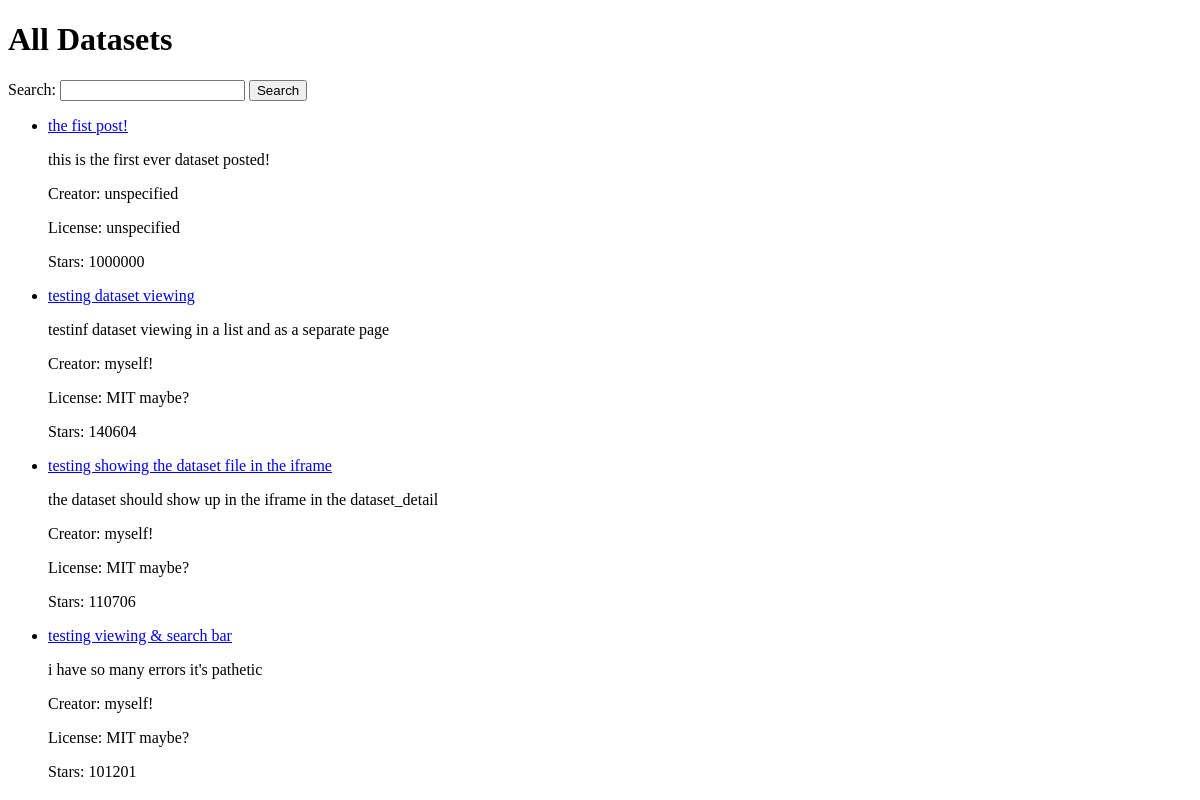
Page /backend/list/ on the earlier database version.
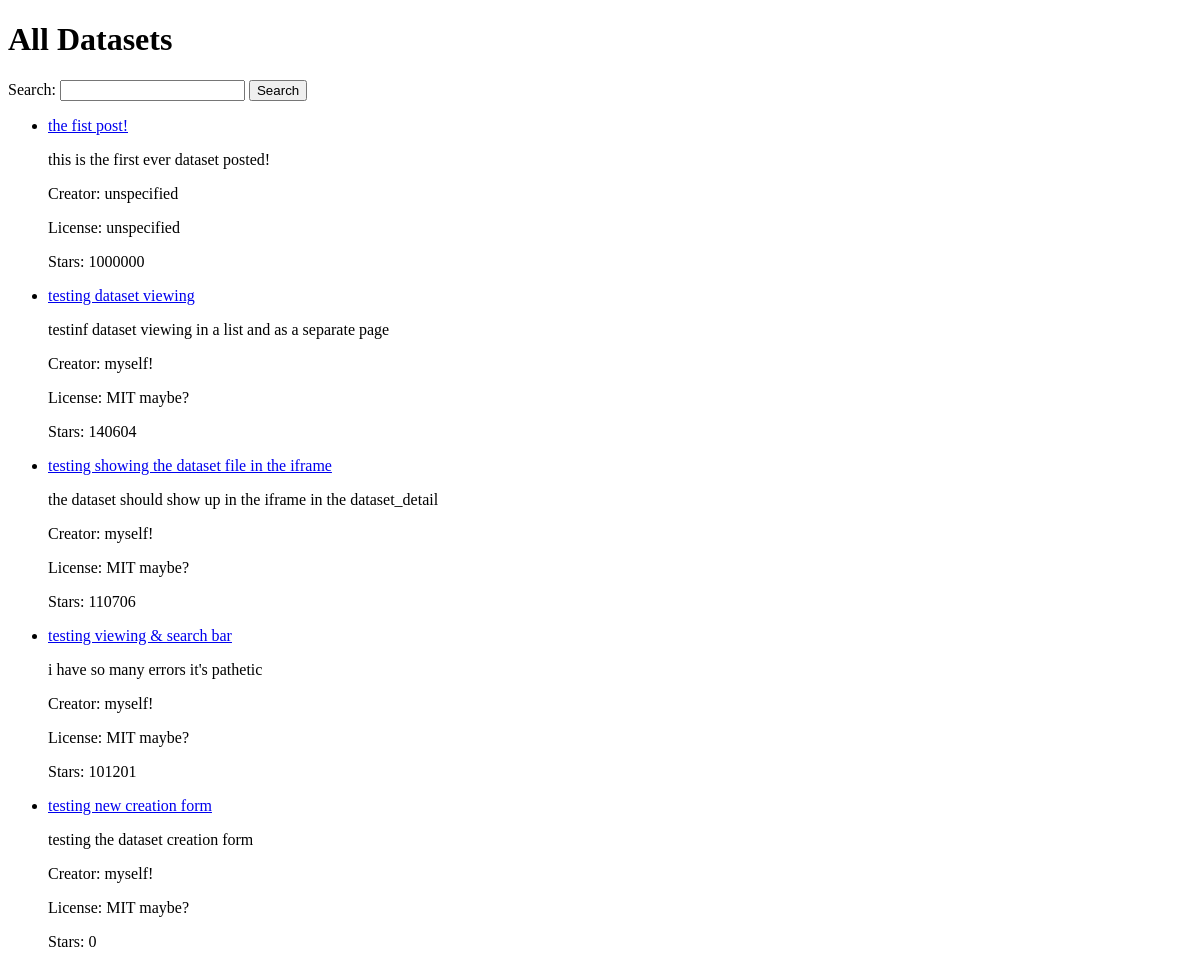
Same page on the later database version.
### backend/models.py (models this page shows, shortened)
class Dataset(models.Model):
    name = models.CharField(max_length=100)
    description = models.TextField()
    created = models.DateTimeField(auto_now_add=True)
    updated = models.DateTimeField(auto_now=True, null=True)
    stars = models.IntegerField(default=0)
    public = models.BooleanField(default=False)
    user = models.ForeignKey(User, on_delete=models.CASCADE)
    file = models.FileField(upload_to=upload_to_dataset) # Uploaded files will now be put in the uploads directory.
    creator = models.CharField(max_length=200) # Organization or person who created the dataset originally.
    license = models.CharField(max_length=200) # The license or terms of use for the data.
    thumbnail = models.ImageField(upload_to=upload_to_thumbnail)
    slug = models.SlugField(unique=True, max_length=100) # Define a slug field for the dataset with a maximum length of 100 characters

### backend/views.py (the view)
# urls.py: path('list/', dataset_list, name='dataset_list'),
def dataset_list(request):
    query = request.GET.get('q') # Get the search query from the request parameters
    if query:
        datasets = Dataset.objects.filter(Q(name__icontains=query) | Q(description__icontains=query))
    else:
        datasets = Dataset.objects.all()
    context = {'datasets': datasets}
    return render(request, 'dataset_list.html', context)

### backend/templates/dataset_list.html (shortened to what this page needs)
<!DOCTYPE html>
<html lang="en">
<head>
</head>
<body>
    <h1>All Datasets</h1>
    <form method="get" action="{% url 'dataset_list' %}">
        <label for="search">Search:</label>
        <input type="text" name="q" id="search">
        <button type="submit">Search</button>
    </form>
    <ul>
        {% for dataset in datasets %}
            <li>
                <a href="{% url 'dataset_detail' dataset.id %}">{{ dataset.name }}</a>
                <p>{{ dataset.description }}</p>
                <p>Creator: {{ dataset.creator }}</p>
                <p>License: {{ dataset.license }}</p>
                <p>Stars: {{ dataset.stars }}</p>
            </li>
        {% empty %}
            <li>No datasets available.</li>
        {% endfor %}
    </ul>
</body>
</html>

Differences in the rows shown:
added Dataset: name "testing new creation form", description "testing the dataset creation form", creator "myself!", license "MIT maybe?", stars "0"
